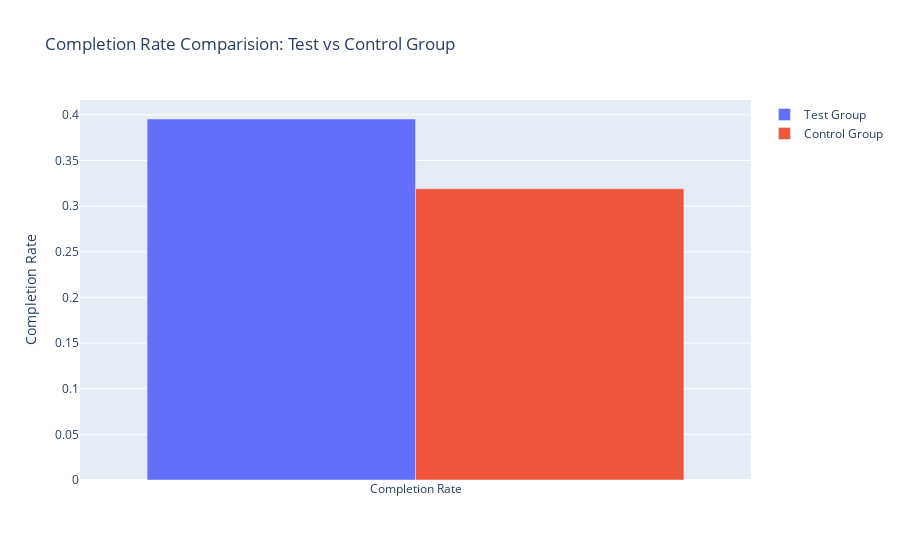

The code cell stored with this chart in its notebook:
### Markdown cell above
### Conclusion:

P-value is extremely small(much less than our significance level of 0.05) which provides the evidence to reject the null hypothesis. Therfore, we conclude that there is a statistically significant difference in completion rates between the test and control groups. The new UI design (Test group) demonstrates a significantly different completion rate compared to the old design (Control group)

### Code cell
fig = go.Figure(data = [
    go.Bar(name='Test Group', x=['Completion Rate'], y=[0.3954]),
    go.Bar(name='Control Group', x =['Completion Rate'], y=[0.3189])

])

fig.update_layout(
    title='Completion Rate Comparision: Test vs Control Group',
    yaxis_title = 'Completion Rate',
    barmode = 'group'
)

fig.show()

### Figure 1 — Plotly figure (JSON) as saved in the notebook; plotly's stock layout.template omitted (floating-point values rounded to 4 significant figures)
{"data": [{"name": "Test Group", "type": "bar", "x": ["Completion Rate"], "y": [0.3954]}, {"name": "Control Group", "type": "bar", "x": ["Completion Rate"], "y": [0.3189]}], "layout": {"barmode": "group", "title": {"text": "Completion Rate Comparision: Test vs Control Group"}, "yaxis": {"title": {"text": "Completion Rate"}}}}
